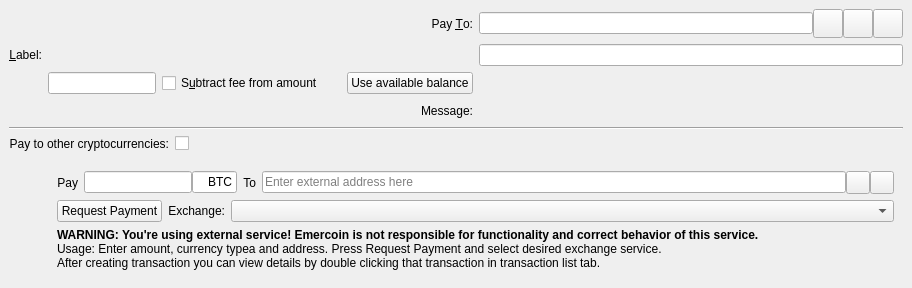
<?xml version="1.0" encoding="UTF-8"?>
<ui version="4.0">
 <class>SendCoinsEntry</class>
 <widget class="QStackedWidget" name="SendCoinsEntry">
  <property name="geometry">
   <rect>
    <x>0</x>
    <y>0</y>
    <width>912</width>
    <height>288</height>
   </rect>
  </property>
  <property name="focusPolicy">
   <enum>Qt::TabFocus</enum>
  </property>
  <property name="autoFillBackground">
   <bool>false</bool>
  </property>
  <widget class="QFrame" name="SendCoins">
   <property name="toolTip">
    <string>This is a normal payment.</string>
   </property>
   <property name="frameShape">
    <enum>QFrame::NoFrame</enum>
   </property>
   <layout class="QGridLayout" name="gridLayout_2">
    <item row="0" column="0" colspan="2">
     <widget class="QLabel" name="payToLabel">
      <property name="text">
       <string>Pay &amp;To:</string>
      </property>
      <property name="alignment">
       <set>Qt::AlignRight|Qt::AlignTrailing|Qt::AlignVCenter</set>
      </property>
      <property name="buddy">
       <cstring>payTo</cstring>
      </property>
     </widget>
    </item>
    <item row="0" column="2">
     <layout class="QHBoxLayout" name="payToLayout">
      <property name="spacing">
       <number>0</number>
      </property>
      <item>
       <widget class="QValidatedLineEdit" name="payTo">
        <property name="toolTip">
         <string>The Emercoin address to send the payment to</string>
        </property>
       </widget>
      </item>
      <item>
       <widget class="QToolButton" name="addressBookButton">
        <property name="toolTip">
         <string>Choose previously used address</string>
        </property>
        <property name="text">
         <string/>
        </property>
        <property name="icon">
         <iconset resource="../bitcoin.qrc">
          <normaloff>:/icons/address-book</normaloff>:/icons/address-book</iconset>
        </property>
        <property name="iconSize">
         <size>
          <width>22</width>
          <height>22</height>
         </size>
        </property>
        <property name="shortcut">
         <string>Alt+A</string>
        </property>
       </widget>
      </item>
      <item>
       <widget class="QToolButton" name="pasteButton">
        <property name="toolTip">
         <string>Paste address from clipboard</string>
        </property>
        <property name="text">
         <string/>
        </property>
        <property name="icon">
         <iconset resource="../bitcoin.qrc">
          <normaloff>:/icons/editpaste</normaloff>:/icons/editpaste</iconset>
        </property>
        <property name="iconSize">
         <size>
          <width>22</width>
          <height>22</height>
         </size>
        </property>
        <property name="shortcut">
         <string>Alt+P</string>
        </property>
       </widget>
      </item>
      <item>
       <widget class="QToolButton" name="deleteButton">
        <property name="toolTip">
         <string>Remove this entry</string>
        </property>
        <property name="text">
         <string/>
        </property>
        <property name="icon">
         <iconset resource="../bitcoin.qrc">
          <normaloff>:/icons/remove</normaloff>:/icons/remove</iconset>
        </property>
        <property name="iconSize">
         <size>
          <width>22</width>
          <height>22</height>
         </size>
        </property>
       </widget>
      </item>
     </layout>
    </item>
    <item row="1" column="0">
     <widget class="QLabel" name="labellLabel">
      <property name="text">
       <string>&amp;Label:</string>
      </property>
      <property name="alignment">
       <set>Qt::AlignRight|Qt::AlignTrailing|Qt::AlignVCenter</set>
      </property>
      <property name="buddy">
       <cstring>addAsLabel</cstring>
      </property>
     </widget>
    </item>
    <item row="1" column="2">
     <widget class="QLineEdit" name="addAsLabel">
      <property name="toolTip">
       <string>Enter a label for this address to add it to the list of used addresses</string>
      </property>
     </widget>
    </item>
    <item row="2" column="0" colspan="2">
     <widget class="QLabel" name="amountLabel">
      <property name="text">
       <string>A&amp;mount:</string>
      </property>
      <property name="alignment">
       <set>Qt::AlignRight|Qt::AlignTrailing|Qt::AlignVCenter</set>
      </property>
      <property name="buddy">
       <cstring>payAmount</cstring>
      </property>
     </widget>
    </item>
    <item row="2" column="1">
     <layout class="QHBoxLayout" name="horizontalLayoutAmount" stretch="0,1,0">
      <item>
       <widget class="BitcoinAmountField" name="payAmount"/>
      </item>
      <item>
       <widget class="QCheckBox" name="checkboxSubtractFeeFromAmount">
        <property name="toolTip">
         <string>The fee will be deducted from the amount being sent. The recipient will receive less emercoins than you enter in the amount field. If multiple recipients are selected, the fee is split equally.</string>
        </property>
        <property name="text">
         <string>S&amp;ubtract fee from amount</string>
        </property>
       </widget>
      </item>
      <item>
       <widget class="QPushButton" name="useAvailableBalanceButton">
        <property name="text">
         <string>Use available balance</string>
        </property>
       </widget>
      </item>
     </layout>
    </item>
    <item row="3" column="0" colspan="2">
     <widget class="QLabel" name="messageLabel">
      <property name="text">
       <string>Message:</string>
      </property>
      <property name="alignment">
       <set>Qt::AlignRight|Qt::AlignTrailing|Qt::AlignVCenter</set>
      </property>
     </widget>
    </item>
    <item row="3" column="2">
     <widget class="QLabel" name="messageTextLabel">
      <property name="toolTip">
       <string>A message that was attached to the emercoin: URI which will be stored with the transaction for your reference. Note: This message will not be sent over the Emercoin network.</string>
      </property>
      <property name="textFormat">
       <enum>Qt::PlainText</enum>
      </property>
     </widget>
    </item>
    <item row="4" column="0" colspan="3">
     <widget class="Line" name="line">
      <property name="orientation">
       <enum>Qt::Horizontal</enum>
      </property>
     </widget>
    </item>
    <item row="5" column="0" colspan="3">
     <layout class="QFormLayout" name="toggleExchLayout">
      <item row="0" column="0">
       <widget class="QLabel" name="toggleExchLabel">
        <property name="text">
         <string>Pay to other cryptocurrencies:</string>
        </property>
        <property name="alignment">
         <set>Qt::AlignRight|Qt::AlignTrailing|Qt::AlignVCenter</set>
        </property>
        <property name="buddy">
         <cstring>payTo</cstring>
        </property>
       </widget>
      </item>
      <item row="0" column="1">
       <widget class="QCheckBox" name="checkBoxExch">
        <property name="sizePolicy">
         <sizepolicy hsizetype="Fixed" vsizetype="Fixed">
          <horstretch>0</horstretch>
          <verstretch>0</verstretch>
         </sizepolicy>
        </property>
        <property name="text">
         <string/>
        </property>
       </widget>
      </item>
     </layout>
    </item>
    <item row="6" column="1" colspan="2">
     <widget class="QWidget" name="exchWidget" native="true">
      <property name="toolTip">
       <string>This is a payment to external cryptocurrencies</string>
      </property>
      <layout class="QGridLayout" name="gridLayout">
       <item row="0" column="0">
        <layout class="QHBoxLayout" name="horizontalLayout1">
         <item>
          <widget class="QLabel" name="amountExchLabel">
           <property name="sizePolicy">
            <sizepolicy hsizetype="Preferred" vsizetype="Preferred">
             <horstretch>0</horstretch>
             <verstretch>0</verstretch>
            </sizepolicy>
           </property>
           <property name="text">
            <string>Pay</string>
           </property>
           <property name="alignment">
            <set>Qt::AlignRight|Qt::AlignTrailing|Qt::AlignVCenter</set>
           </property>
          </widget>
         </item>
         <item>
          <layout class="QHBoxLayout" name="horizontalLayout1_1">
           <property name="spacing">
            <number>0</number>
           </property>
           <item>
            <widget class="QLineEdit" name="payAmountExch">
             <property name="sizePolicy">
              <sizepolicy hsizetype="Fixed" vsizetype="Fixed">
               <horstretch>0</horstretch>
               <verstretch>0</verstretch>
              </sizepolicy>
             </property>
             <property name="toolTip">
              <string>Amount of currency</string>
             </property>
             <property name="alignment">
              <set>Qt::AlignRight|Qt::AlignTrailing|Qt::AlignVCenter</set>
             </property>
            </widget>
           </item>
           <item>
            <widget class="QLineEdit" name="payTypeExch">
             <property name="sizePolicy">
              <sizepolicy hsizetype="Fixed" vsizetype="Fixed">
               <horstretch>1</horstretch>
               <verstretch>0</verstretch>
              </sizepolicy>
             </property>
             <property name="minimumSize">
              <size>
               <width>45</width>
               <height>0</height>
              </size>
             </property>
             <property name="maximumSize">
              <size>
               <width>45</width>
               <height>16777215</height>
              </size>
             </property>
             <property name="toolTip">
              <string>Currency short name (i.e. BTC)</string>
             </property>
             <property name="text">
              <string>BTC</string>
             </property>
             <property name="alignment">
              <set>Qt::AlignRight|Qt::AlignTrailing|Qt::AlignVCenter</set>
             </property>
            </widget>
           </item>
          </layout>
         </item>
         <item>
          <widget class="QLabel" name="toExchLabel">
           <property name="sizePolicy">
            <sizepolicy hsizetype="Preferred" vsizetype="Preferred">
             <horstretch>0</horstretch>
             <verstretch>0</verstretch>
            </sizepolicy>
           </property>
           <property name="text">
            <string>To</string>
           </property>
           <property name="alignment">
            <set>Qt::AlignRight|Qt::AlignTrailing|Qt::AlignVCenter</set>
           </property>
          </widget>
         </item>
         <item>
          <layout class="QHBoxLayout" name="horizontalLayout1_2">
           <property name="spacing">
            <number>0</number>
           </property>
           <item>
            <widget class="QLineEdit" name="payToExch">
             <property name="toolTip">
              <string>Enter external address here</string>
             </property>
             <property name="placeholderText">
              <string>Enter external address here</string>
             </property>
            </widget>
           </item>
           <item>
            <widget class="QToolButton" name="pasteExchButton">
             <property name="toolTip">
              <string>Paste address from clipboard</string>
             </property>
             <property name="text">
              <string/>
             </property>
             <property name="icon">
              <iconset resource="../bitcoin.qrc">
               <normaloff>:/icons/editpaste</normaloff>:/icons/editpaste</iconset>
             </property>
             <property name="shortcut">
              <string>Alt+P</string>
             </property>
            </widget>
           </item>
           <item>
            <widget class="QToolButton" name="deleteExchButton">
             <property name="toolTip">
              <string>Remove this entry</string>
             </property>
             <property name="text">
              <string/>
             </property>
             <property name="icon">
              <iconset resource="../bitcoin.qrc">
               <normaloff>:/icons/remove</normaloff>:/icons/remove</iconset>
             </property>
            </widget>
           </item>
          </layout>
         </item>
        </layout>
       </item>
       <item row="1" column="0">
        <layout class="QHBoxLayout" name="horizontalLayout2">
         <item>
          <widget class="QPushButton" name="requestPaymentButton">
           <property name="sizePolicy">
            <sizepolicy hsizetype="Fixed" vsizetype="Fixed">
             <horstretch>0</horstretch>
             <verstretch>0</verstretch>
            </sizepolicy>
           </property>
           <property name="text">
            <string>Request Payment</string>
           </property>
          </widget>
         </item>
         <item>
          <widget class="QLabel" name="exchLabel">
           <property name="sizePolicy">
            <sizepolicy hsizetype="Fixed" vsizetype="Fixed">
             <horstretch>0</horstretch>
             <verstretch>0</verstretch>
            </sizepolicy>
           </property>
           <property name="text">
            <string>Exchange:</string>
           </property>
           <property name="alignment">
            <set>Qt::AlignRight|Qt::AlignTrailing|Qt::AlignVCenter</set>
           </property>
          </widget>
         </item>
         <item>
          <widget class="QComboBox" name="exchComboBox">
           <property name="sizePolicy">
            <sizepolicy hsizetype="Preferred" vsizetype="Fixed">
             <horstretch>0</horstretch>
             <verstretch>0</verstretch>
            </sizepolicy>
           </property>
           <property name="toolTip">
            <string>Exchange selection</string>
           </property>
          </widget>
         </item>
        </layout>
       </item>
       <item row="2" column="0">
        <widget class="QLabel" name="infoExchLabel">
         <property name="text">
          <string>&lt;html&gt;&lt;head/&gt;&lt;body&gt;&lt;p&gt;&lt;span style=&quot; font-weight:600;&quot;&gt;WARNING: You're using external service! Emercoin is not responsible for functionality and correct behavior of this service.&lt;/span&gt;&lt;br/&gt;Usage: Enter amount, currency typea and address. Press Request Payment and select desired exchange service.&lt;br/&gt;After creating transaction you can view details by double clicking that transaction in transaction list tab.&lt;/p&gt;&lt;/body&gt;&lt;/html&gt;</string>
         </property>
        </widget>
       </item>
      </layout>
     </widget>
    </item>
   </layout>
  </widget>
  <widget class="QFrame" name="SendCoins_UnauthenticatedPaymentRequest">
   <property name="palette">
    <palette>
     <active>
      <colorrole role="WindowText">
       <brush brushstyle="SolidPattern">
        <color alpha="255">
         <red>0</red>
         <green>0</green>
         <blue>0</blue>
        </color>
       </brush>
      </colorrole>
      <colorrole role="Button">
       <brush brushstyle="SolidPattern">
        <color alpha="255">
         <red>255</red>
         <green>255</green>
         <blue>127</blue>
        </color>
       </brush>
      </colorrole>
      <colorrole role="Light">
       <brush brushstyle="SolidPattern">
        <color alpha="255">
         <red>255</red>
         <green>255</green>
         <blue>255</blue>
        </color>
       </brush>
      </colorrole>
      <colorrole role="Midlight">
       <brush brushstyle="SolidPattern">
        <color alpha="255">
         <red>255</red>
         <green>255</green>
         <blue>191</blue>
        </color>
       </brush>
      </colorrole>
      <colorrole role="Dark">
       <brush brushstyle="SolidPattern">
        <color alpha="255">
         <red>127</red>
         <green>127</green>
         <blue>63</blue>
        </color>
       </brush>
      </colorrole>
      <colorrole role="Mid">
       <brush brushstyle="SolidPattern">
        <color alpha="255">
         <red>170</red>
         <green>170</green>
         <blue>84</blue>
        </color>
       </brush>
      </colorrole>
      <colorrole role="Text">
       <brush brushstyle="SolidPattern">
        <color alpha="255">
         <red>0</red>
         <green>0</green>
         <blue>0</blue>
        </color>
       </brush>
      </colorrole>
      <colorrole role="BrightText">
       <brush brushstyle="SolidPattern">
        <color alpha="255">
         <red>255</red>
         <green>255</green>
         <blue>255</blue>
        </color>
       </brush>
      </colorrole>
      <colorrole role="ButtonText">
       <brush brushstyle="SolidPattern">
        <color alpha="255">
         <red>0</red>
         <green>0</green>
         <blue>0</blue>
        </color>
       </brush>
      </colorrole>
      <colorrole role="Base">
       <brush brushstyle="SolidPattern">
        <color alpha="255">
         <red>255</red>
         <green>255</green>
         <blue>255</blue>
        </color>
       </brush>
      </colorrole>
      <colorrole role="Window">
       <brush brushstyle="SolidPattern">
        <color alpha="255">
         <red>255</red>
         <green>255</green>
         <blue>127</blue>
        </color>
       </brush>
      </colorrole>
      <colorrole role="Shadow">
       <brush brushstyle="SolidPattern">
        <color alpha="255">
         <red>0</red>
         <green>0</green>
         <blue>0</blue>
        </color>
       </brush>
      </colorrole>
      <colorrole role="AlternateBase">
       <brush brushstyle="SolidPattern">
        <color alpha="255">
         <red>255</red>
         <green>255</green>
         <blue>191</blue>
        </color>
       </brush>
      </colorrole>
      <colorrole role="ToolTipBase">
       <brush brushstyle="SolidPattern">
        <color alpha="255">
         <red>255</red>
         <green>255</green>
         <blue>220</blue>
        </color>
       </brush>
      </colorrole>
      <colorrole role="ToolTipText">
       <brush brushstyle="SolidPattern">
        <color alpha="255">
         <red>0</red>
         <green>0</green>
         <blue>0</blue>
        </color>
       </brush>
      </colorrole>
     </active>
     <inactive>
      <colorrole role="WindowText">
       <brush brushstyle="SolidPattern">
        <color alpha="255">
         <red>0</red>
         <green>0</green>
         <blue>0</blue>
        </color>
       </brush>
      </colorrole>
      <colorrole role="Button">
       <brush brushstyle="SolidPattern">
        <color alpha="255">
         <red>255</red>
         <green>255</green>
         <blue>127</blue>
        </color>
       </brush>
      </colorrole>
      <colorrole role="Light">
       <brush brushstyle="SolidPattern">
        <color alpha="255">
         <red>255</red>
         <green>255</green>
         <blue>255</blue>
        </color>
       </brush>
      </colorrole>
      <colorrole role="Midlight">
       <brush brushstyle="SolidPattern">
        <color alpha="255">
         <red>255</red>
         <green>255</green>
         <blue>191</blue>
        </color>
       </brush>
      </colorrole>
      <colorrole role="Dark">
       <brush brushstyle="SolidPattern">
        <color alpha="255">
         <red>127</red>
         <green>127</green>
         <blue>63</blue>
        </color>
       </brush>
      </colorrole>
      <colorrole role="Mid">
       <brush brushstyle="SolidPattern">
        <color alpha="255">
         <red>170</red>
         <green>170</green>
         <blue>84</blue>
        </color>
       </brush>
      </colorrole>
      <colorrole role="Text">
       <brush brushstyle="SolidPattern">
        <color alpha="255">
         <red>0</red>
         <green>0</green>
         <blue>0</blue>
        </color>
       </brush>
      </colorrole>
      <colorrole role="BrightText">
       <brush brushstyle="SolidPattern">
        <color alpha="255">
         <red>255</red>
         <green>255</green>
         <blue>255</blue>
        </color>
       </brush>
      </colorrole>
      <colorrole role="ButtonText">
       <brush brushstyle="SolidPattern">
        <color alpha="255">
         <red>0</red>
         <green>0</green>
         <blue>0</blue>
        </color>
       </brush>
      </colorrole>
      <colorrole role="Base">
       <brush brushstyle="SolidPattern">
        <color alpha="255">
         <red>255</red>
         <green>255</green>
         <blue>255</blue>
        </color>
       </brush>
      </colorrole>
      <colorrole role="Window">
       <brush brushstyle="SolidPattern">
        <color alpha="255">
         <red>255</red>
         <green>255</green>
         <blue>127</blue>
        </color>
       </brush>
      </colorrole>
      <colorrole role="Shadow">
       <brush brushstyle="SolidPattern">
        <color alpha="255">
         <red>0</red>
         <green>0</green>
         <blue>0</blue>
        </color>
       </brush>
      </colorrole>
      <colorrole role="AlternateBase">
       <brush brushstyle="SolidPattern">
        <color alpha="255">
         <red>255</red>
         <green>255</green>
         <blue>191</blue>
        </color>
       </brush>
      </colorrole>
      <colorrole role="ToolTipBase">
       <brush brushstyle="SolidPattern">
        <color alpha="255">
         <red>255</red>
         <green>255</green>
         <blue>220</blue>
        </color>
       </brush>
      </colorrole>
      <colorrole role="ToolTipText">
       <brush brushstyle="SolidPattern">
        <color alpha="255">
         <red>0</red>
         <green>0</green>
         <blue>0</blue>
        </color>
       </brush>
      </colorrole>
     </inactive>
     <disabled>
      <colorrole role="WindowText">
       <brush brushstyle="SolidPattern">
        <color alpha="255">
         <red>127</red>
         <green>127</green>
         <blue>63</blue>
        </color>
       </brush>
      </colorrole>
      <colorrole role="Button">
       <brush brushstyle="SolidPattern">
        <color alpha="255">
         <red>255</red>
         <green>255</green>
         <blue>127</blue>
        </color>
       </brush>
      </colorrole>
      <colorrole role="Light">
       <brush brushstyle="SolidPattern">
        <color alpha="255">
         <red>255</red>
         <green>255</green>
         <blue>255</blue>
        </color>
       </brush>
      </colorrole>
      <colorrole role="Midlight">
       <brush brushstyle="SolidPattern">
        <color alpha="255">
         <red>255</red>
         <green>255</green>
         <blue>191</blue>
        </color>
       </brush>
      </colorrole>
      <colorrole role="Dark">
       <brush brushstyle="SolidPattern">
        <color alpha="255">
         <red>127</red>
         <green>127</green>
         <blue>63</blue>
        </color>
       </brush>
      </colorrole>
      <colorrole role="Mid">
       <brush brushstyle="SolidPattern">
        <color alpha="255">
         <red>170</red>
         <green>170</green>
         <blue>84</blue>
        </color>
       </brush>
      </colorrole>
      <colorrole role="Text">
       <brush brushstyle="SolidPattern">
        <color alpha="255">
         <red>127</red>
         <green>127</green>
         <blue>63</blue>
        </color>
       </brush>
      </colorrole>
      <colorrole role="BrightText">
       <brush brushstyle="SolidPattern">
        <color alpha="255">
         <red>255</red>
         <green>255</green>
         <blue>255</blue>
        </color>
       </brush>
      </colorrole>
      <colorrole role="ButtonText">
       <brush brushstyle="SolidPattern">
        <color alpha="255">
         <red>127</red>
         <green>127</green>
         <blue>63</blue>
        </color>
       </brush>
      </colorrole>
      <colorrole role="Base">
       <brush brushstyle="SolidPattern">
        <color alpha="255">
         <red>255</red>
         <green>255</green>
         <blue>127</blue>
        </color>
       </brush>
      </colorrole>
      <colorrole role="Window">
       <brush brushstyle="SolidPattern">
        <color alpha="255">
         <red>255</red>
         <green>255</green>
         <blue>127</blue>
        </color>
       </brush>
      </colorrole>
      <colorrole role="Shadow">
       <brush brushstyle="SolidPattern">
        <color alpha="255">
         <red>0</red>
         <green>0</green>
         <blue>0</blue>
        </color>
       </brush>
      </colorrole>
      <colorrole role="AlternateBase">
       <brush brushstyle="SolidPattern">
        <color alpha="255">
         <red>255</red>
         <green>255</green>
         <blue>127</blue>
        </color>
       </brush>
      </colorrole>
      <colorrole role="ToolTipBase">
       <brush brushstyle="SolidPattern">
        <color alpha="255">
         <red>255</red>
         <green>255</green>
         <blue>220</blue>
        </color>
       </brush>
      </colorrole>
      <colorrole role="ToolTipText">
       <brush brushstyle="SolidPattern">
        <color alpha="255">
         <red>0</red>
         <green>0</green>
         <blue>0</blue>
        </color>
       </brush>
      </colorrole>
     </disabled>
    </palette>
   </property>
   <property name="toolTip">
    <string>This is an unauthenticated payment request.</string>
   </property>
   <property name="autoFillBackground">
    <bool>true</bool>
   </property>
   <property name="frameShape">
    <enum>QFrame::NoFrame</enum>
   </property>
   <layout class="QGridLayout" name="gridLayout_is">
    <property name="spacing">
     <number>12</number>
    </property>
    <item row="0" column="0">
     <widget class="QLabel" name="payToLabel_is">
      <property name="text">
       <string>Pay To:</string>
      </property>
      <property name="alignment">
       <set>Qt::AlignRight|Qt::AlignTrailing|Qt::AlignVCenter</set>
      </property>
     </widget>
    </item>
    <item row="0" column="1">
     <layout class="QHBoxLayout" name="payToLayout_is">
      <property name="spacing">
       <number>0</number>
      </property>
      <item>
       <widget class="QLabel" name="payTo_is"/>
      </item>
      <item>
       <widget class="QToolButton" name="deleteButton_is">
        <property name="toolTip">
         <string>Remove this entry</string>
        </property>
        <property name="text">
         <string/>
        </property>
        <property name="icon">
         <iconset resource="../bitcoin.qrc">
          <normaloff>:/icons/remove</normaloff>:/icons/remove</iconset>
        </property>
       </widget>
      </item>
     </layout>
    </item>
    <item row="1" column="0">
     <widget class="QLabel" name="memoLabel_is">
      <property name="text">
       <string>Memo:</string>
      </property>
      <property name="alignment">
       <set>Qt::AlignRight|Qt::AlignTrailing|Qt::AlignVCenter</set>
      </property>
     </widget>
    </item>
    <item row="1" column="1">
     <widget class="QLabel" name="memoTextLabel_is">
      <property name="textFormat">
       <enum>Qt::PlainText</enum>
      </property>
     </widget>
    </item>
    <item row="2" column="0">
     <widget class="QLabel" name="amountLabel_is">
      <property name="text">
       <string>A&amp;mount:</string>
      </property>
      <property name="alignment">
       <set>Qt::AlignRight|Qt::AlignTrailing|Qt::AlignVCenter</set>
      </property>
      <property name="buddy">
       <cstring>payAmount_is</cstring>
      </property>
     </widget>
    </item>
    <item row="2" column="1">
     <widget class="BitcoinAmountField" name="payAmount_is">
      <property name="acceptDrops">
       <bool>false</bool>
      </property>
     </widget>
    </item>
   </layout>
  </widget>
  <widget class="QFrame" name="SendCoins_AuthenticatedPaymentRequest">
   <property name="palette">
    <palette>
     <active>
      <colorrole role="WindowText">
       <brush brushstyle="SolidPattern">
        <color alpha="255">
         <red>0</red>
         <green>0</green>
         <blue>0</blue>
        </color>
       </brush>
      </colorrole>
      <colorrole role="Button">
       <brush brushstyle="SolidPattern">
        <color alpha="255">
         <red>140</red>
         <green>232</green>
         <blue>119</blue>
        </color>
       </brush>
      </colorrole>
      <colorrole role="Light">
       <brush brushstyle="SolidPattern">
        <color alpha="255">
         <red>230</red>
         <green>255</green>
         <blue>224</blue>
        </color>
       </brush>
      </colorrole>
      <colorrole role="Midlight">
       <brush brushstyle="SolidPattern">
        <color alpha="255">
         <red>185</red>
         <green>243</green>
         <blue>171</blue>
        </color>
       </brush>
      </colorrole>
      <colorrole role="Dark">
       <brush brushstyle="SolidPattern">
        <color alpha="255">
         <red>70</red>
         <green>116</green>
         <blue>59</blue>
        </color>
       </brush>
      </colorrole>
      <colorrole role="Mid">
       <brush brushstyle="SolidPattern">
        <color alpha="255">
         <red>93</red>
         <green>155</green>
         <blue>79</blue>
        </color>
       </brush>
      </colorrole>
      <colorrole role="Text">
       <brush brushstyle="SolidPattern">
        <color alpha="255">
         <red>0</red>
         <green>0</green>
         <blue>0</blue>
        </color>
       </brush>
      </colorrole>
      <colorrole role="BrightText">
       <brush brushstyle="SolidPattern">
        <color alpha="255">
         <red>155</red>
         <green>255</green>
         <blue>147</blue>
        </color>
       </brush>
      </colorrole>
      <colorrole role="ButtonText">
       <brush brushstyle="SolidPattern">
        <color alpha="255">
         <red>0</red>
         <green>0</green>
         <blue>0</blue>
        </color>
       </brush>
      </colorrole>
      <colorrole role="Base">
       <brush brushstyle="SolidPattern">
        <color alpha="255">
         <red>119</red>
         <green>255</green>
         <blue>233</blue>
        </color>
       </brush>
      </colorrole>
      <colorrole role="Window">
       <brush brushstyle="SolidPattern">
        <color alpha="255">
         <red>140</red>
         <green>232</green>
         <blue>119</blue>
        </color>
       </brush>
      </colorrole>
      <colorrole role="Shadow">
       <brush brushstyle="SolidPattern">
        <color alpha="255">
         <red>0</red>
         <green>0</green>
         <blue>0</blue>
        </color>
       </brush>
      </colorrole>
      <colorrole role="AlternateBase">
       <brush brushstyle="SolidPattern">
        <color alpha="255">
         <red>197</red>
         <green>243</green>
         <blue>187</blue>
        </color>
       </brush>
      </colorrole>
      <colorrole role="NoRole">
       <brush brushstyle="SolidPattern">
        <color alpha="255">
         <red>125</red>
         <green>194</green>
         <blue>122</blue>
        </color>
       </brush>
      </colorrole>
      <colorrole role="ToolTipBase">
       <brush brushstyle="SolidPattern">
        <color alpha="255">
         <red>255</red>
         <green>255</green>
         <blue>220</blue>
        </color>
       </brush>
      </colorrole>
      <colorrole role="ToolTipText">
       <brush brushstyle="SolidPattern">
        <color alpha="255">
         <red>0</red>
         <green>0</green>
         <blue>0</blue>
        </color>
       </brush>
      </colorrole>
     </active>
     <inactive>
      <colorrole role="WindowText">
       <brush brushstyle="SolidPattern">
        <color alpha="255">
         <red>0</red>
         <green>0</green>
         <blue>0</blue>
        </color>
       </brush>
      </colorrole>
      <colorrole role="Button">
       <brush brushstyle="SolidPattern">
        <color alpha="255">
         <red>140</red>
         <green>232</green>
         <blue>119</blue>
        </color>
       </brush>
      </colorrole>
      <colorrole role="Light">
       <brush brushstyle="SolidPattern">
        <color alpha="255">
         <red>230</red>
         <green>255</green>
         <blue>224</blue>
        </color>
       </brush>
      </colorrole>
      <colorrole role="Midlight">
       <brush brushstyle="SolidPattern">
        <color alpha="255">
         <red>185</red>
         <green>243</green>
         <blue>171</blue>
        </color>
       </brush>
      </colorrole>
      <colorrole role="Dark">
       <brush brushstyle="SolidPattern">
        <color alpha="255">
         <red>70</red>
         <green>116</green>
         <blue>59</blue>
        </color>
       </brush>
      </colorrole>
      <colorrole role="Mid">
       <brush brushstyle="SolidPattern">
        <color alpha="255">
         <red>93</red>
         <green>155</green>
         <blue>79</blue>
        </color>
       </brush>
      </colorrole>
      <colorrole role="Text">
       <brush brushstyle="SolidPattern">
        <color alpha="255">
         <red>0</red>
         <green>0</green>
         <blue>0</blue>
        </color>
       </brush>
      </colorrole>
      <colorrole role="BrightText">
       <brush brushstyle="SolidPattern">
        <color alpha="255">
         <red>155</red>
         <green>255</green>
         <blue>147</blue>
        </color>
       </brush>
      </colorrole>
      <colorrole role="ButtonText">
       <brush brushstyle="SolidPattern">
        <color alpha="255">
         <red>0</red>
         <green>0</green>
         <blue>0</blue>
        </color>
       </brush>
      </colorrole>
      <colorrole role="Base">
       <brush brushstyle="SolidPattern">
        <color alpha="255">
         <red>119</red>
         <green>255</green>
         <blue>233</blue>
        </color>
       </brush>
      </colorrole>
      <colorrole role="Window">
       <brush brushstyle="SolidPattern">
        <color alpha="255">
         <red>140</red>
         <green>232</green>
         <blue>119</blue>
        </color>
       </brush>
      </colorrole>
      <colorrole role="Shadow">
       <brush brushstyle="SolidPattern">
        <color alpha="255">
         <red>0</red>
         <green>0</green>
         <blue>0</blue>
        </color>
       </brush>
      </colorrole>
      <colorrole role="AlternateBase">
       <brush brushstyle="SolidPattern">
        <color alpha="255">
         <red>197</red>
         <green>243</green>
         <blue>187</blue>
        </color>
       </brush>
      </colorrole>
      <colorrole role="NoRole">
       <brush brushstyle="SolidPattern">
        <color alpha="255">
         <red>125</red>
         <green>194</green>
         <blue>122</blue>
        </color>
       </brush>
      </colorrole>
      <colorrole role="ToolTipBase">
       <brush brushstyle="SolidPattern">
        <color alpha="255">
         <red>255</red>
         <green>255</green>
         <blue>220</blue>
        </color>
       </brush>
      </colorrole>
      <colorrole role="ToolTipText">
       <brush brushstyle="SolidPattern">
        <color alpha="255">
         <red>0</red>
         <green>0</green>
         <blue>0</blue>
        </color>
       </brush>
      </colorrole>
     </inactive>
     <disabled>
      <colorrole role="WindowText">
       <brush brushstyle="SolidPattern">
        <color alpha="255">
         <red>70</red>
         <green>116</green>
         <blue>59</blue>
        </color>
       </brush>
      </colorrole>
      <colorrole role="Button">
       <brush brushstyle="SolidPattern">
        <color alpha="255">
         <red>140</red>
         <green>232</green>
         <blue>119</blue>
        </color>
       </brush>
      </colorrole>
      <colorrole role="Light">
       <brush brushstyle="SolidPattern">
        <color alpha="255">
         <red>230</red>
         <green>255</green>
         <blue>224</blue>
        </color>
       </brush>
      </colorrole>
      <colorrole role="Midlight">
       <brush brushstyle="SolidPattern">
        <color alpha="255">
         <red>185</red>
         <green>243</green>
         <blue>171</blue>
        </color>
       </brush>
      </colorrole>
      <colorrole role="Dark">
       <brush brushstyle="SolidPattern">
        <color alpha="255">
         <red>70</red>
         <green>116</green>
         <blue>59</blue>
        </color>
       </brush>
      </colorrole>
      <colorrole role="Mid">
       <brush brushstyle="SolidPattern">
        <color alpha="255">
         <red>93</red>
         <green>155</green>
         <blue>79</blue>
        </color>
       </brush>
      </colorrole>
      <colorrole role="Text">
       <brush brushstyle="SolidPattern">
        <color alpha="255">
         <red>70</red>
         <green>116</green>
         <blue>59</blue>
        </color>
       </brush>
      </colorrole>
      <colorrole role="BrightText">
       <brush brushstyle="SolidPattern">
        <color alpha="255">
         <red>155</red>
         <green>255</green>
         <blue>147</blue>
        </color>
       </brush>
      </colorrole>
      <colorrole role="ButtonText">
       <brush brushstyle="SolidPattern">
        <color alpha="255">
         <red>70</red>
         <green>116</green>
         <blue>59</blue>
        </color>
       </brush>
      </colorrole>
      <colorrole role="Base">
       <brush brushstyle="SolidPattern">
        <color alpha="255">
         <red>140</red>
         <green>232</green>
         <blue>119</blue>
        </color>
       </brush>
      </colorrole>
      <colorrole role="Window">
       <brush brushstyle="SolidPattern">
        <color alpha="255">
         <red>140</red>
         <green>232</green>
         <blue>119</blue>
        </color>
       </brush>
      </colorrole>
      <colorrole role="Shadow">
       <brush brushstyle="SolidPattern">
        <color alpha="255">
         <red>0</red>
         <green>0</green>
         <blue>0</blue>
        </color>
       </brush>
      </colorrole>
      <colorrole role="AlternateBase">
       <brush brushstyle="SolidPattern">
        <color alpha="255">
         <red>140</red>
         <green>232</green>
         <blue>119</blue>
        </color>
       </brush>
      </colorrole>
      <colorrole role="NoRole">
       <brush brushstyle="SolidPattern">
        <color alpha="255">
         <red>125</red>
         <green>194</green>
         <blue>122</blue>
        </color>
       </brush>
      </colorrole>
      <colorrole role="ToolTipBase">
       <brush brushstyle="SolidPattern">
        <color alpha="255">
         <red>255</red>
         <green>255</green>
         <blue>220</blue>
        </color>
       </brush>
      </colorrole>
      <colorrole role="ToolTipText">
       <brush brushstyle="SolidPattern">
        <color alpha="255">
         <red>0</red>
         <green>0</green>
         <blue>0</blue>
        </color>
       </brush>
      </colorrole>
     </disabled>
    </palette>
   </property>
   <property name="toolTip">
    <string>This is an authenticated payment request.</string>
   </property>
   <property name="autoFillBackground">
    <bool>true</bool>
   </property>
   <property name="frameShape">
    <enum>QFrame::NoFrame</enum>
   </property>
   <layout class="QGridLayout" name="gridLayout_s">
    <property name="spacing">
     <number>12</number>
    </property>
    <item row="0" column="0">
     <widget class="QLabel" name="payToLabel_s">
      <property name="text">
       <string>Pay To:</string>
      </property>
      <property name="alignment">
       <set>Qt::AlignRight|Qt::AlignTrailing|Qt::AlignVCenter</set>
      </property>
     </widget>
    </item>
    <item row="0" column="1">
     <layout class="QHBoxLayout" name="payToLayout_s">
      <property name="spacing">
       <number>0</number>
      </property>
      <item>
       <widget class="QLabel" name="payTo_s">
        <property name="textFormat">
         <enum>Qt::PlainText</enum>
        </property>
       </widget>
      </item>
      <item>
       <widget class="QToolButton" name="deleteButton_s">
        <property name="toolTip">
         <string>Remove this entry</string>
        </property>
        <property name="text">
         <string/>
        </property>
        <property name="icon">
         <iconset resource="../bitcoin.qrc">
          <normaloff>:/icons/remove</normaloff>:/icons/remove</iconset>
        </property>
       </widget>
      </item>
     </layout>
    </item>
    <item row="1" column="0">
     <widget class="QLabel" name="memoLabel_s">
      <property name="text">
       <string>Memo:</string>
      </property>
      <property name="alignment">
       <set>Qt::AlignRight|Qt::AlignTrailing|Qt::AlignVCenter</set>
      </property>
     </widget>
    </item>
    <item row="1" column="1">
     <widget class="QLabel" name="memoTextLabel_s">
      <property name="textFormat">
       <enum>Qt::PlainText</enum>
      </property>
     </widget>
    </item>
    <item row="2" column="0">
     <widget class="QLabel" name="amountLabel_s">
      <property name="text">
       <string>A&amp;mount:</string>
      </property>
      <property name="alignment">
       <set>Qt::AlignRight|Qt::AlignTrailing|Qt::AlignVCenter</set>
      </property>
      <property name="buddy">
       <cstring>payAmount_s</cstring>
      </property>
     </widget>
    </item>
    <item row="2" column="1">
     <widget class="BitcoinAmountField" name="payAmount_s">
      <property name="acceptDrops">
       <bool>false</bool>
      </property>
     </widget>
    </item>
   </layout>
  </widget>
 </widget>
 <customwidgets>
  <customwidget>
   <class>QValidatedLineEdit</class>
   <extends>QLineEdit</extends>
   <header>qt/qvalidatedlineedit.h</header>
  </customwidget>
  <customwidget>
   <class>BitcoinAmountField</class>
   <extends>QLineEdit</extends>
   <header>qt/bitcoinamountfield.h</header>
  </customwidget>
 </customwidgets>
 <tabstops>
  <tabstop>payTo</tabstop>
  <tabstop>addressBookButton</tabstop>
  <tabstop>pasteButton</tabstop>
  <tabstop>deleteButton</tabstop>
  <tabstop>addAsLabel</tabstop>
  <tabstop>payAmount</tabstop>
  <tabstop>payAmount_is</tabstop>
  <tabstop>deleteButton_is</tabstop>
  <tabstop>payAmount_s</tabstop>
  <tabstop>deleteButton_s</tabstop>
 </tabstops>
 <resources>
  <include location="../bitcoin.qrc"/>
 </resources>
 <connections/>
</ui>
